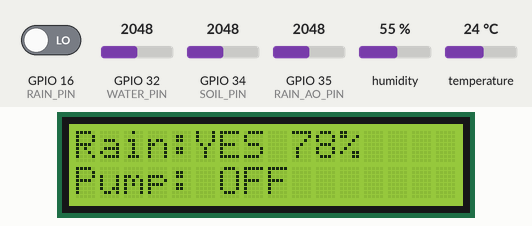
This sketch was run on a simulated ESP32. Parts: 16×2 character LCD. The test bench sets the inputs (shaded band); at power-on: GPIO 16 (RAIN_PIN) LOW, GPIO 34 (SOIL_PIN) = 2048, GPIO 32 (WATER_PIN) = 2048, humidity 55 %, GPIO 35 (RAIN_AO_PIN) = 2048, temperature 24 °C (analog values on the 0–4095 scale). WiFi joins after 1.5 s; servers stay silent unless stated; a WiFi scan finds three made-up networks; web services answer with replies made up by the test bench; not simulated (calls return 0 or success): secrets.h; what the sketch prints to the serial monitor is not drawn.

Above: at 8.8 s.
8.9 s: GPIO 16 (RAIN_PIN) driven HIGH
At 12.2 s:
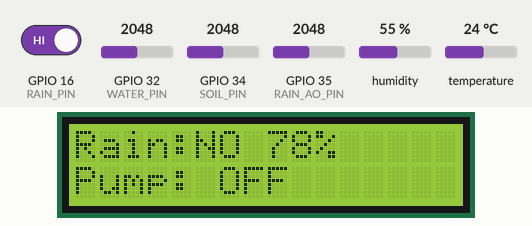
17.1 s: GPIO 34 (SOIL_PIN) set to 2866
At 19.0 s:
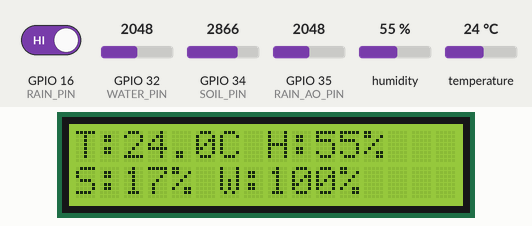
25.7 s: GPIO 32 (WATER_PIN) set to 122
At 30.6 s:
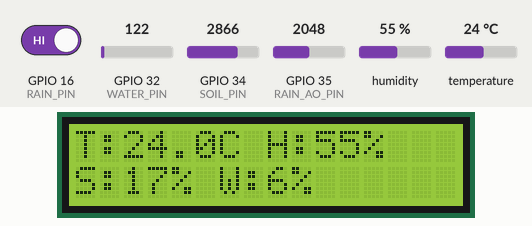
33.1 s: humidity set to 22 %
At 37.9 s:
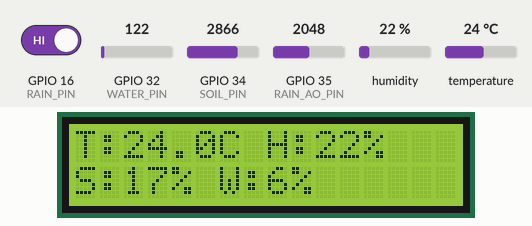
41.1 s: GPIO 35 (RAIN_AO_PIN) set to 1960
At 45.1 s:
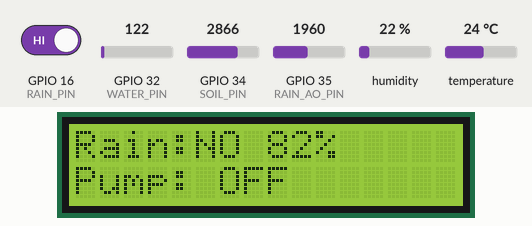
47.1 s: temperature set to 12 °C
At 50.7 s:
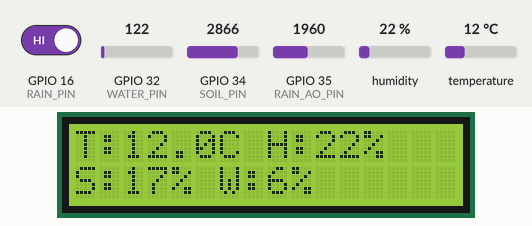
Timing chart, 0 to 52.2 s (numbered marks = the images above; inputs shaded):
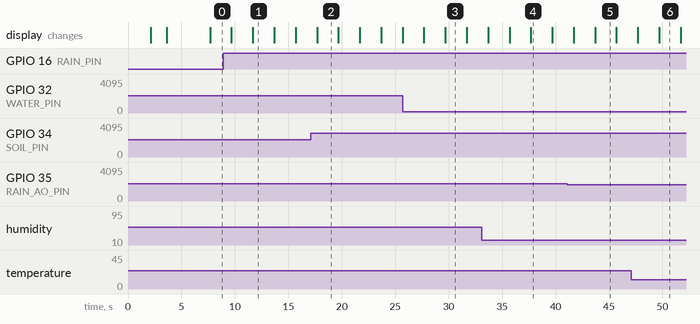

Measured:
- after the input at 8.9 s, the display: first differs from a run without the input after 2.8 s (image 1)
- after the input at 17.1 s, the display: changes after 0.58 s (image 2)
- after the input at 25.7 s, the display: first changes after 2.0 s (image 3 shows a later state)
- after the input at 33.1 s, the display: first differs from a run without the input after 4.6 s (image 4)
- after the input at 41.1 s, the display: first differs from a run without the input after 2.6 s (image 5)
- after the input at 47.1 s, the display: first differs from a run without the input after 2.6 s (image 6)
- what the display in image 1 shows lasts 2.0 s, from 11.7 s to 13.7 s

The sketch:

smart_agriculture-code.ino
```cpp
#include <Wire.h>
#include <DHT.h>
#include <hd44780.h>
#include <hd44780ioClass/hd44780_I2Cexp.h>
#include <WiFi.h>
#include <WebServer.h>
#include <WiFiClientSecure.h>
#include <HTTPClient.h>

// Wi-Fi name/password and ThingSpeak key live in secrets.h (not on GitHub).
// Copy secrets.h.example to secrets.h and edit it.
#include "secrets.h"

//Pins
#define DHT_PIN     18
#define DHT_TYPE    DHT22
#define RAIN_PIN    16
#define RAIN_AO_PIN 35
#define WATER_PIN   32
#define SOIL_PIN    34
#define RELAY_PIN   23
#define SDA_PIN     21
#define SCL_PIN     22

//LCD (16x2)
#define LCD_COLS    16
#define LCD_ROWS    2

//Rain sensor
#define RAIN_WET_LEVEL  LOW
#define RAIN_DRY_RAW    4095
#define RAIN_WET_RAW    1500
#define RAIN_ZERO_WHEN_DRY 0

//Calibration
#define SOIL_DRY_RAW     3200
#define SOIL_WET_RAW     1300
#define WATER_EMPTY_RAW  0
#define WATER_FULL_RAW   2000

//Irrigation rules
#define SOIL_START_PCT   35
#define SOIL_STOP_PCT    60
#define TANK_MIN_PCT     20
#define PUMP_MAX_MS      300000UL
#define PUMP_REST_MS     600000UL

WebServer server(80);

//ThingSpeak (cloud)
unsigned long lastCloud = 0;

DHT dht(DHT_PIN, DHT_TYPE);
hd44780_I2Cexp lcd;

float g_tempC = 0;
float g_hum = 0;
int   g_soilPct = 0;
int   g_tankPct = 0;
int   g_rainPct = 0;
bool  g_rain = false;

bool pumpOn = false;
unsigned long pumpStart = 0;
unsigned long restUntil = 0;
unsigned long lastUpdate = 0;
const char* statusText = "Idle";

//Wi-Fi web pages
void handleRoot() {
  String h = "<html><head><meta http-equiv='refresh' content='5'>";
  h += "<meta name='viewport' content='width=device-width,initial-scale=1'>";
  h += "</head><body style='font-family:sans-serif;font-size:20px'>";
  h += "<h2>Smart Irrigation</h2>";
  h += "<p>Temperature: " + String(g_tempC, 1) + " C</p>";
  h += "<p>Humidity: " + String(g_hum, 0) + " %</p>";
  h += "<p>Soil moisture: " + String(g_soilPct) + " %</p>";
  h += "<p>Water tank: " + String(g_tankPct) + " %</p>";
  h += "<p>Rain: " + String(g_rain ? "YES" : "NO") + " " + String(g_rainPct) + " %</p>";
  h += "<p>Pump/Valve: " + String(pumpOn ? "ON" : "OFF") + "</p>";
  h += "<p>Status: " + String(statusText) + "</p>";
  h += "</body></html>";
  server.send(200, "text/html", h);
}

void handleData() {
  String j = "{\"temp\":" + String(g_tempC, 1);
  j += ",\"hum\":" + String(g_hum, 0);
  j += ",\"soil\":" + String(g_soilPct);
  j += ",\"tank\":" + String(g_tankPct);
  j += ",\"rainpct\":" + String(g_rainPct);
  j += ",\"rain\":" + String(g_rain ? "true" : "false");
  j += ",\"pump\":" + String(pumpOn ? "true" : "false") + "}";
  server.send(200, "application/json", j);
}

//Send data to ThingSpeak
void sendToCloud() {
  if (WiFi.status() != WL_CONNECTED) return;
  WiFiClientSecure client;
  client.setInsecure();
  HTTPClient http;
  http.setTimeout(5000);
  String url = "https://api.thingspeak.com/update?api_key=" + String(TS_API_KEY);
  url += "&field1=" + String(g_tempC, 1);
  url += "&field2=" + String(g_hum, 0);
  url += "&field3=" + String(g_soilPct);
  url += "&field4=" + String(g_tankPct);
  url += "&field5=" + String(g_rainPct);
  url += "&field6=" + String(g_rain ? 1 : 0);
  url += "&field7=" + String(pumpOn ? 1 : 0);
  if (http.begin(client, url)) {
    int code = http.GET();
    String body = (code > 0) ? http.getString() : "";
    Serial.printf("ThingSpeak: HTTP %d, entry %s\n", code, body.c_str());  // 200 and entry > 0 = OK
    http.end();
  } else {
    Serial.println("ThingSpeak: begin failed");
  }
}

int toPercent(int raw, int rawLow, int rawHigh) {
  int p = map(raw, rawLow, rawHigh, 0, 100);
  return constrain(p, 0, 100);
}

// Relay: ON = drive LOW, OFF = release pin (INPUT)
void relayWrite(bool on) {
  if (on) { pinMode(RELAY_PIN, OUTPUT); digitalWrite(RELAY_PIN, LOW); }
  else    { pinMode(RELAY_PIN, INPUT); }
}

void setPump(bool on) {
  pumpOn = on;
  relayWrite(on);
  if (on) pumpStart = millis();
}

void printLine(uint8_t row, const char* text) {
  char buf[LCD_COLS + 1];
  snprintf(buf, sizeof(buf), "%-*s", LCD_COLS, text);
  lcd.setCursor(0, row);
  lcd.print(buf);
}

void setup() {
  relayWrite(false);

  Serial.begin(115200);
  pinMode(RAIN_PIN, INPUT);
  analogReadResolution(12);

  Wire.begin(SDA_PIN, SCL_PIN);

  int status = lcd.begin(LCD_COLS, LCD_ROWS);
  if (status) {
    Serial.printf("LCD init failed: %d\n", status);
    hd44780::fatalError(status);
  }

  lcd.backlight();
  printLine(0, "Smart Irrigation");
  printLine(1, "Starting...");

  dht.begin();

  //Wi-Fi start
  WiFi.persistent(false);
  WiFi.mode(WIFI_STA);
  WiFi.setSleep(false);

  int n = WiFi.scanNetworks();
  Serial.printf("Networks found: %d\n", n);
  for (int i = 0; i < n; i++) Serial.println(WiFi.SSID(i));

  WiFi.begin(WIFI_SSID, WIFI_PASS);
  printLine(1, "Connecting WiFi");
  unsigned long t0 = millis();
  while (WiFi.status() != WL_CONNECTED && millis() - t0 < 20000) {
    delay(500);
    Serial.print(".");
  }
  if (WiFi.status() == WL_CONNECTED) {
    Serial.print("\nOpen this on your phone: http://");
    Serial.println(WiFi.localIP());
    printLine(0, "WiFi connected");
    printLine(1, WiFi.localIP().toString().c_str());
  } else {
    Serial.println("\nWi-Fi not connected, running without it.");
    printLine(1, "Wi-Fi failed");
  }
  server.on("/", handleRoot);
  server.on("/data", handleData);
  server.begin();

  delay(4000);
  lcd.clear();
}

void loop() {
  server.handleClient();

  if (millis() - lastUpdate < 2000) return;
  lastUpdate = millis();

  // Wi-Fi retry: once every 30 seconds only
  static unsigned long lastTry = 0;
  if (WiFi.status() != WL_CONNECTED && millis() - lastTry > 30000) {
    lastTry = millis();
    WiFi.disconnect();
    WiFi.begin(WIFI_SSID, WIFI_PASS);
  }

  //Read sensors
  float tempC = dht.readTemperature();
  float hum   = dht.readHumidity();
  bool dhtOk  = !(isnan(tempC) || isnan(hum));

  bool raining = (digitalRead(RAIN_PIN) == RAIN_WET_LEVEL);
  int rainRaw  = analogRead(RAIN_AO_PIN);
  int rainPct  = toPercent(rainRaw, RAIN_DRY_RAW, RAIN_WET_RAW);
#if RAIN_ZERO_WHEN_DRY
  if (!raining) rainPct = 0;
#endif

  int soilRaw  = analogRead(SOIL_PIN);
  int soilPct  = toPercent(soilRaw, SOIL_DRY_RAW, SOIL_WET_RAW);

  int waterRaw = analogRead(WATER_PIN);
  int tankPct  = toPercent(waterRaw, WATER_EMPTY_RAW, WATER_FULL_RAW);

  g_tempC = dhtOk ? tempC : 0;
  g_hum = dhtOk ? hum : 0;
  g_soilPct = soilPct;
  g_tankPct = tankPct;
  g_rainPct = rainPct;
  g_rain = raining;

  //Control logic
  bool inRest = (millis() < restUntil);

  if (pumpOn) {
    if (raining) {
      setPump(false); statusText = "Stopped: rain";
    } else if (tankPct < TANK_MIN_PCT) {
      setPump(false); statusText = "Stopped:tank low";
    } else if (soilPct >= SOIL_STOP_PCT) {
      setPump(false); statusText = "Soil wet enough";
    } else if (millis() - pumpStart > PUMP_MAX_MS) {
      setPump(false); restUntil = millis() + PUMP_REST_MS;
      statusText = "Max time, rest";
    } else {
      statusText = "Watering...";
    }
  } else {
    if (soilPct < SOIL_START_PCT) {
      if (raining)                     statusText = "Dry but raining";
      else if (tankPct < TANK_MIN_PCT) statusText = "Dry, tank low";
      else if (inRest)                 statusText = "Resting";
      else { setPump(true);            statusText = "Watering..."; }
    } else {
      statusText = "Soil OK";
    }
  }

  //LCD: 2 pages, switches every 2 seconds
  static bool page = false;
  page = !page;
  char line[32];

  if (!page) {
    if (dhtOk) snprintf(line, sizeof(line), "T:%.1fC H:%.0f%%", tempC, hum);
    else       snprintf(line, sizeof(line), "DHT22 ERROR");
    printLine(0, line);
    snprintf(line, sizeof(line), "S:%d%% W:%d%%", soilPct, tankPct);
    printLine(1, line);
  } else {
    snprintf(line, sizeof(line), "Rain:%s %d%%", raining ? "YES" : "NO", rainPct);
    printLine(0, line);
    snprintf(line, sizeof(line), "Pump: %s", pumpOn ? "ON" : "OFF");
    printLine(1, line);
  }

  //Serial monitor
  Serial.printf("T=%.1fC H=%.0f%% soil=%d%% (raw %d) tank=%d%% (raw %d) rain=%d rain%%=%d (raw %d) pump=%d | %s\n",
                tempC, hum, soilPct, soilRaw, tankPct, waterRaw, raining, rainPct, rainRaw, pumpOn, statusText);

  //Send to ThingSpeak every 20 seconds
  if (millis() - lastCloud > 20000) {
    lastCloud = millis();
    sendToCloud();
  }
}
```
